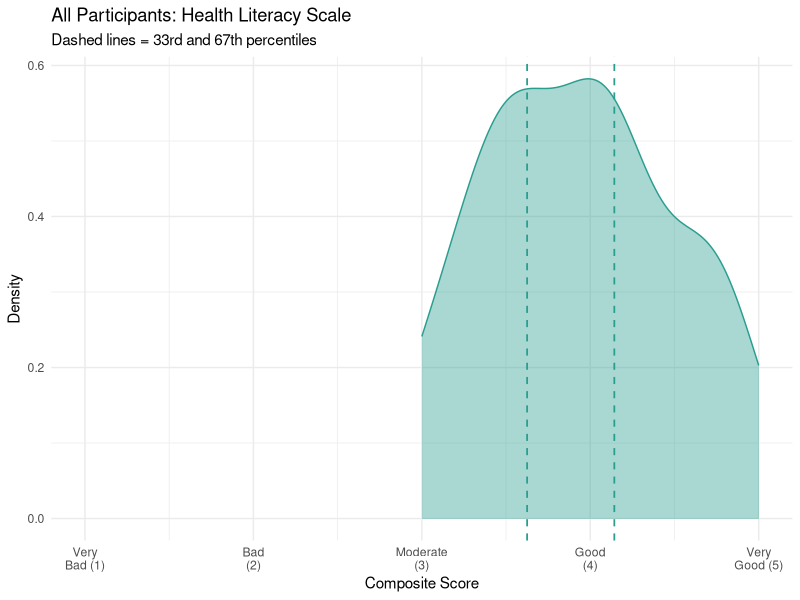
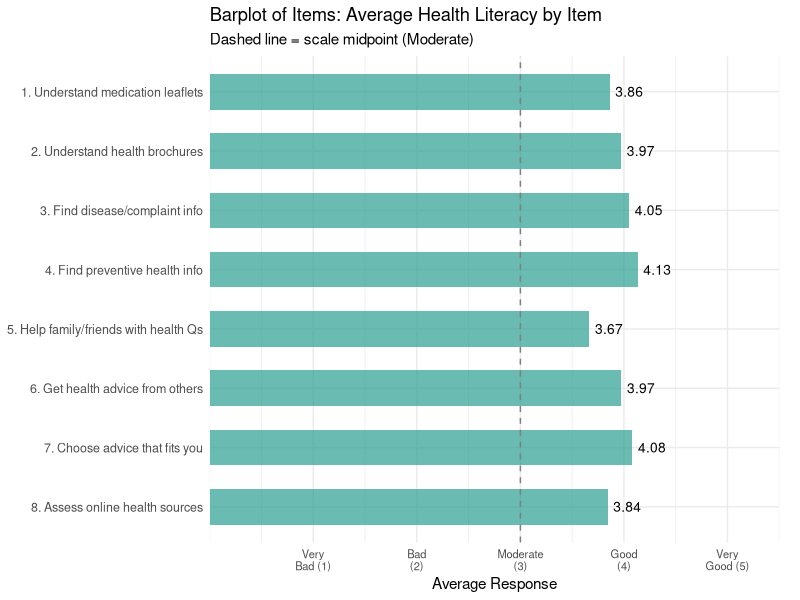

Source code (R) for these figures, in order:
## ---- chunk 1
#| label: setup-ch4
#| include: false

library(tidyverse)
library(ggplot2)
library(ggpubr)
library(patchwork)
library(kableExtra)

# ---- Percentile Helper ----
add_percentile <- function(x) {
  pct <- round(percent_rank(x) * 100)
  label <- case_when(
    pct < 33.33 ~ "low",
    pct < 66.67 ~ "mid",
    TRUE ~ "high"
  )
  paste0(pct, "% (", label, ")")
}

# ---- Color Palette for Chapter 4 ----
colors_literacy <- "#2a9d8f"   # teal

# ---- Load & Prepare Data ----
alldata <- read_csv("data/survey_data.csv", show_col_types = FALSE)

alldata <- alldata %>%
  filter(
    !is.na(PASSWORD),
    PASSWORD != "PASSWORD",
    !grepl("ImportId", PASSWORD, fixed = TRUE),
    !grepl("ImportId", YEAR, fixed = TRUE),
    PASSWORD != "What is the current year?",
    YEAR != "What is the current year?"
  )

# Remove duplicate olive0925 (keep first occurrence, drop second)
olive_rows <- which(alldata$PASSWORD == "olive0925")
if (length(olive_rows) > 1) {
  alldata <- alldata[-olive_rows[-1], ]
}

# Clean passwords: replace identifying entries
alldata <- alldata %>%
  mutate(
    PASSWORD = case_when(
      PASSWORD == "Powerisgay2!" ~ "Power2",
      PASSWORD == "K1lc0yne$402" ~ "Health$402",
      PASSWORD == "Charlie1203" ~ "Health1203",
      PASSWORD == "aaron4103" ~ "health4103",
      PASSWORD == "brandonc1248" ~ "health1248",
      PASSWORD == "joyas1244" ~ "health1244",
      PASSWORD == "olive0925" ~ "health0925",
      TRUE ~ PASSWORD
    )
  )

alldata <- alldata %>%
  mutate(
    CLASS = factor(
      CLASS,
      levels = c("1", "2", "3"),
      labels = c("PH322", "ANTH206", "Peer Mentor / TA")
    )
  )
## ---- chunk 2
#| label: literacy-compute

literacy_data <- alldata %>%
  select(CLASS, PASSWORD, all_of(paste0("LITERACY_", 1:8))) %>%
  mutate(across(starts_with("LITERACY_"), ~ as.numeric(.)))

# Remove participants who selected "I do not make use of this kind of information" (coded as -50)
literacy_data <- literacy_data %>%
  mutate(across(
    starts_with("LITERACY_"),
    ~ ifelse(. < 0, NA, .)
  ))

literacy_data <- literacy_data %>%
  mutate(
    health_literacy = rowMeans(
      pick(all_of(paste0("LITERACY_", 1:8))), na.rm = TRUE
    )
  )
## ---- chunk 3
#| label: literacy-password-table

literacy_password <- literacy_data %>%
  filter(!is.na(PASSWORD), PASSWORD != "") %>%
  mutate(health_literacy_pct = add_percentile(health_literacy)) %>%
  select(PASSWORD, health_literacy, health_literacy_pct) %>%
  arrange(PASSWORD)

literacy_password %>%
  kbl(
    digits = 2,
    escape = FALSE,
    col.names = c("Password",
                   paste0("<span style='color:", colors_literacy, "'>Health Literacy</span>"),
                   paste0("<span style='color:", colors_literacy, "'>Score (%)</span>")),
    caption = "Health Literacy Scale: Your Composite Score"
  ) %>%
  kable_styling(bootstrap_options = c("striped", "hover", "condensed"), full_width = FALSE)
## ---- chunk 4
#| label: literacy-density
#| fig-cap: "Health Literacy Scale: Distribution of self-reported health literacy across all participants. Dashed lines indicate the 33rd and 67th percentiles."
#| fig-width: 8
#| fig-height: 5

q33_literacy <- quantile(literacy_data$health_literacy, probs = 1/3, na.rm = TRUE)
q67_literacy <- quantile(literacy_data$health_literacy, probs = 2/3, na.rm = TRUE)

ggdensity(
  literacy_data %>% filter(!is.na(health_literacy)),
  x = "health_literacy",
  fill = colors_literacy,
  color = colors_literacy,
  alpha = 0.4
) +
  geom_vline(xintercept = q33_literacy, linetype = "dashed", color = colors_literacy, linewidth = 0.6) +
  geom_vline(xintercept = q67_literacy, linetype = "dashed", color = colors_literacy, linewidth = 0.6) +
  coord_cartesian(xlim = c(1, 5)) +
  scale_x_continuous(breaks = 1:5, labels = c("Very\nBad (1)", "Bad\n(2)", "Moderate\n(3)", "Good\n(4)", "Very\nGood (5)")) +
  labs(
    title = "All Participants: Health Literacy Scale",
    subtitle = "Dashed lines = 33rd and 67th percentiles",
    x = "Composite Score",
    y = "Density"
  ) +
  theme_minimal() +
  theme(legend.position = "none")
## ---- chunk 5
#| label: literacy-items
#| fig-cap: "Barplot of Items: Average response for each health literacy item across all participants."
#| fig-width: 10
#| fig-height: 6

# Item labels (shortened for plot readability)
literacy_item_labels <- c(
  "1. Understand medication leaflets",
  "2. Understand health brochures",
  "3. Find disease/complaint info",
  "4. Find preventive health info",
  "5. Help family/friends with health Qs",
  "6. Get health advice from others",
  "7. Choose advice that fits you",
  "8. Assess online health sources"
)

# Calculate mean for each item
literacy_item_means <- literacy_data %>%
  select(starts_with("LITERACY_")) %>%
  summarise(across(everything(), ~ mean(., na.rm = TRUE))) %>%
  pivot_longer(everything(), names_to = "item", values_to = "avg") %>%
  mutate(
    item_num = as.numeric(str_extract(item, "\\d+$")),
    label = literacy_item_labels[item_num],
    label = factor(label, levels = rev(literacy_item_labels))
  )

# Horizontal bar plot
ggplot(literacy_item_means, aes(x = avg, y = label)) +
  geom_col(fill = colors_literacy, alpha = 0.7, width = 0.6) +
  geom_text(aes(label = round(avg, 2)), hjust = -0.2, size = 3.5) +
  geom_vline(xintercept = 3, linetype = "dashed", color = "gray50", linewidth = 0.5) +
  scale_x_continuous(
    breaks = 1:5,
    labels = c("Very\nBad (1)", "Bad\n(2)", "Moderate\n(3)", "Good\n(4)", "Very\nGood (5)"),
    limits = c(0, 5.5),
    expand = c(0, 0)
  ) +
  labs(
    title = "Barplot of Items: Average Health Literacy by Item",
    subtitle = "Dashed line = scale midpoint (Moderate)",
    x = "Average Response",
    y = NULL
  ) +
  theme_minimal() +
  theme(
    legend.position = "none",
    axis.text.y = element_text(size = 9),
    axis.text.x = element_text(size = 8),
    plot.margin = margin(5, 15, 5, 5)
  )
